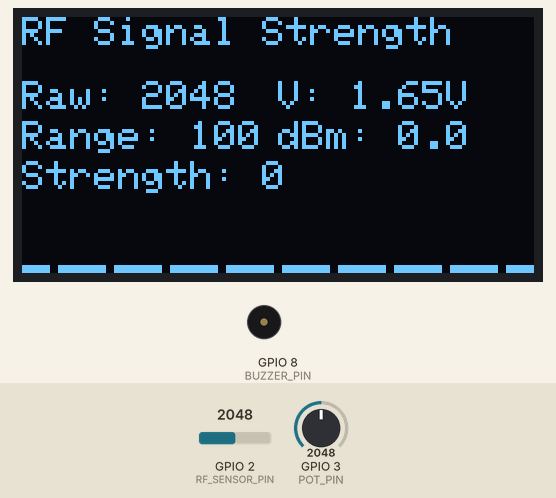
Simulated run of this sketch. Board: ESP32-S3. Parts: 128×64 one-colour display, buzzer (waves = sounding). The test bench sets the inputs (shaded band); at power-on: GPIO 2 (RF_SENSOR_PIN) = 2048, GPIO 3 (POT_PIN) = 2048. What the sketch prints to the serial monitor is not drawn.

Above: at 11.8 s.
11.9 s: GPIO 2 (RF_SENSOR_PIN) set to 2121
At 12.09 s:
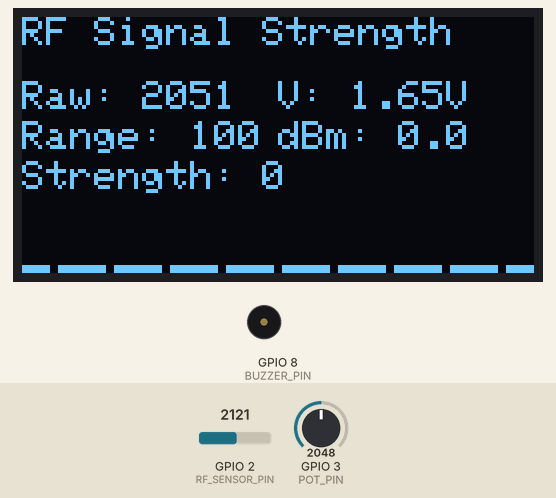
13.8 s: GPIO 3 (POT_PIN) set to 22
At 14.4 s:
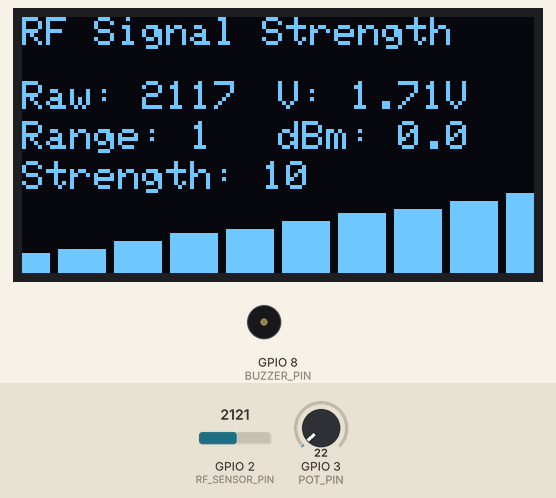
15.4 s: GPIO 3 (POT_PIN) set to 18
At 16.6 s:
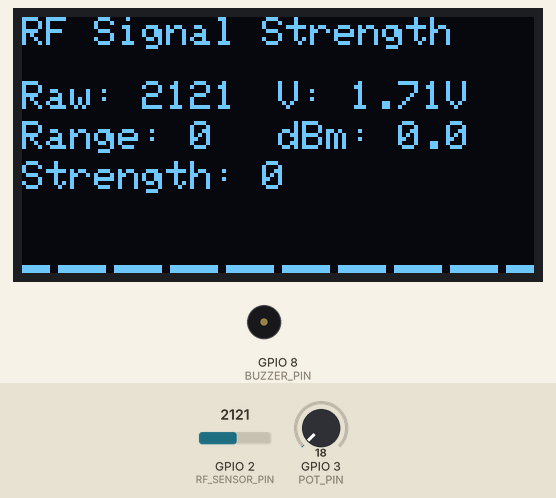
16.9 s: GPIO 2 (RF_SENSOR_PIN) set to 2047
At 17.01 s:
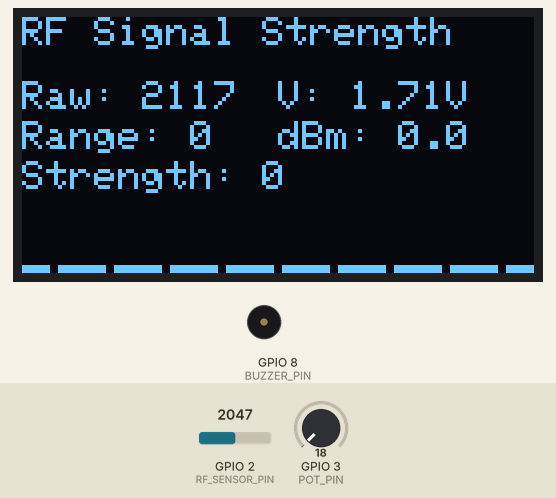
18.4 s: GPIO 3 (POT_PIN) set to 140
At 19.7 s:
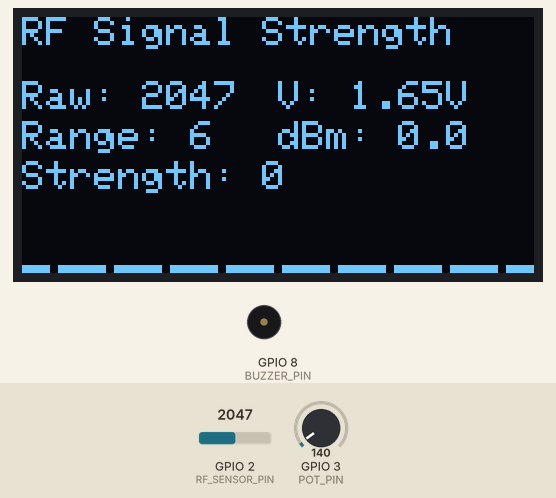
19.9 s: GPIO 2 (RF_SENSOR_PIN) set to 1228
At 20.04 s:
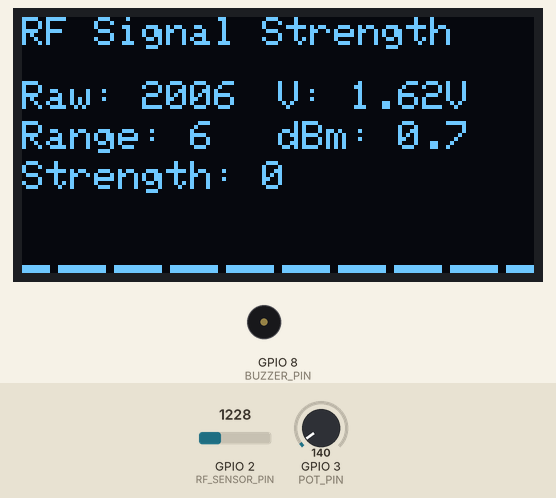
Timing chart, 0 to 22.4 s (numbered marks = the images above; inputs shaded):
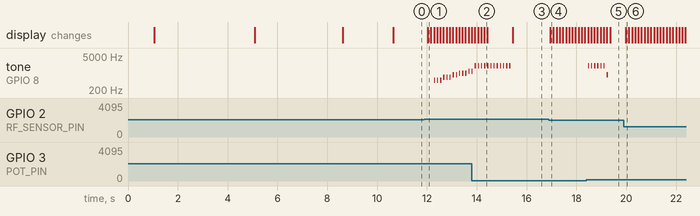

The sketch:

XAIO_Rf_Hunter.ino
```cpp
#include <Arduino.h>
#include <Wire.h>
#include <Adafruit_GFX.h>
#include <Adafruit_SSD1306.h>
#include <math.h>

/*
Wiring Guide for RF Signal Scanner:

Power Circuit:
1. Boost Converter A OUT+ (adjusted to 9V) -> AD8317 VCC
2. Boost Converter B OUT+ (adjusted to 5V) -> XAIO VCC In

Signal and Control:
7. AD8317 VOUT -> D0 (GPIO2) - ADC capable
8. Potentiometer VCC -> XAIO 3.3V
9. Potentiometer GND -> XAIO GND
10. Potentiometer Wiper -> D1 (GPIO3) - ADC capable
11. OLED Display VCC -> XAIO 3.3V
12. OLED Display GND -> XAIO GND
13. OLED Display SDA -> D4 (GPIO21)
14. OLED Display SCL -> D5 (GPIO20)
15. Piezo Buzzer positive -> D8 (GPIO8) - digital output
16. Piezo Buzzer negative -> XAIO GND

Notes:
- The power switch controls the main Ground flow from the battery.
- u103 potentiometer pinout 3.3v - D1 - Ground

*/

#define SCREEN_WIDTH 128 // OLED display width, in pixels
#define SCREEN_HEIGHT 64 // OLED display height, in pixels

// Pin definitions for ESP32
#define RF_SENSOR_PIN 2     // D0 (GPIO2) - ADC capable
#define POT_PIN 3           // D1 (GPIO3) - ADC capable
#define OLED_SDA 6         // D4 (GPIO21)
#define OLED_SCL 7         // D5 (GPIO20)
#define BUZZER_PIN 8        // D8 (GPIO8) - digital output

Adafruit_SSD1306 display(SCREEN_WIDTH, SCREEN_HEIGHT, &Wire, -1);

/* -------- Boot Logo Bitmap -------- */
#define LOGO_WIDTH  128
#define LOGO_HEIGHT 64

// 'logo black white', 128x64px
const unsigned char epd_bitmap_logo_black_white [] PROGMEM = {
	0x00, 0x00, 0x00, 0x00, 0x00, 0x00, 0x00, 0x00, 0x00, 0x00, 0x00, 0x00, 0x00, 0x00, 0x00, 0x00,
	0x00, 0x00, 0x00, 0x00, 0x00, 0x00, 0x00, 0x00, 0x00, 0x00, 0x00, 0x00, 0x00, 0x00, 0x00, 0x00,
	0x00, 0x00, 0x00, 0x00, 0x00, 0x00, 0x00, 0x00, 0x00, 0x00, 0x00, 0x00, 0x00, 0x00, 0x00, 0x00,
	0x00, 0x00, 0x00, 0x00, 0x00, 0x00, 0x00, 0x00, 0x00, 0x00, 0x00, 0x00, 0x00, 0x00, 0x00, 0x00,
	0x00, 0x00, 0x00, 0x00, 0x00, 0x00, 0x00, 0x00, 0x00, 0x00, 0x00, 0x00, 0x00, 0x00, 0x00, 0x00,
	0x00, 0x00, 0x00, 0x00, 0x00, 0x00, 0x00, 0x00, 0x00, 0x00, 0x00, 0x00, 0x00, 0x00, 0x00, 0x00,
	0x00, 0x00, 0x00, 0x00, 0x00, 0x00, 0x00, 0x00, 0x00, 0x00, 0x00, 0x00, 0x00, 0x00, 0x00, 0x00,
	0x00, 0x00, 0x00, 0x00, 0x00, 0x00, 0x00, 0x00, 0x00, 0x00, 0x00, 0x00, 0x00, 0x00, 0x00, 0x00,
	0x00, 0x00, 0x00, 0x00, 0x00, 0x00, 0x00, 0x00, 0x00, 0x00, 0x00, 0x00, 0x00, 0x00, 0x00, 0x00,
	0x00, 0x00, 0x00, 0x00, 0x00, 0x00, 0x00, 0x00, 0x00, 0x00, 0x00, 0x00, 0x00, 0x00, 0x00, 0x00,
	0x00, 0x00, 0x00, 0x00, 0x00, 0x00, 0x00, 0x00, 0x00, 0x00, 0x00, 0x00, 0x00, 0x00, 0x00, 0x00,
	0x00, 0x00, 0x00, 0x00, 0x00, 0x00, 0x00, 0x00, 0x00, 0x00, 0x00, 0x00, 0x00, 0x00, 0x00, 0x00,
	0x00, 0x00, 0x00, 0x00, 0x00, 0x00, 0x00, 0x00, 0x00, 0x00, 0x00, 0x00, 0x00, 0x00, 0x00, 0x00,
	0x00, 0x00, 0x00, 0x00, 0x00, 0x00, 0x00, 0x00, 0x00, 0x00, 0x00, 0x00, 0x00, 0x00, 0x00, 0x00,
	0x00, 0x00, 0x00, 0x00, 0x00, 0x00, 0x00, 0x00, 0x00, 0x00, 0x00, 0x00, 0x00, 0x00, 0x00, 0x00,
	0x00, 0x00, 0x00, 0x00, 0x00, 0x00, 0x00, 0x00, 0x00, 0x00, 0x00, 0x00, 0x00, 0x00, 0x00, 0x00,
	0x00, 0x00, 0x00, 0x00, 0x00, 0x00, 0x00, 0x00, 0x00, 0x00, 0x00, 0x00, 0x00, 0x00, 0x00, 0x00,
	0x00, 0x00, 0x00, 0x00, 0x00, 0x00, 0x00, 0x00, 0x00, 0x00, 0x00, 0x00, 0x00, 0x00, 0x00, 0x00,
	0x00, 0x00, 0x00, 0x00, 0x00, 0x00, 0x00, 0x00, 0x00, 0x00, 0x00, 0x00, 0x00, 0x00, 0x00, 0x00,
	0x00, 0x00, 0x00, 0x00, 0x00, 0x00, 0x00, 0x00, 0x00, 0x00, 0x00, 0x00, 0x00, 0x00, 0x00, 0x00,
	0x00, 0x00, 0x3f, 0xff, 0xfc, 0x00, 0x00, 0x00, 0x00, 0x00, 0x00, 0x7f, 0xff, 0xfc, 0x00, 0x00,
	0x00, 0x00, 0x10, 0x00, 0x03, 0xff, 0xf9, 0xff, 0xff, 0xfe, 0x7f, 0x80, 0x00, 0x08, 0x00, 0x00,
	0x00, 0x00, 0x09, 0xff, 0xfc, 0x00, 0x00, 0x00, 0x00, 0x00, 0x00, 0x7f, 0xff, 0x90, 0x00, 0x00,
	0x00, 0x00, 0x04, 0xff, 0xfe, 0x70, 0x71, 0xff, 0x8f, 0xfe, 0x79, 0xff, 0xff, 0x20, 0x00, 0x00,
	0x00, 0x00, 0x02, 0x00, 0x1e, 0x70, 0x73, 0xff, 0x1f, 0xf8, 0x79, 0xe0, 0x7c, 0x40, 0x00, 0x00,
	0x00, 0x00, 0x01, 0x00, 0x1e, 0x70, 0x73, 0xc0, 0x1e, 0x00, 0x79, 0xe0, 0x00, 0x00, 0x00, 0x00,
	0x00, 0x00, 0x01, 0x38, 0x1e, 0x70, 0x73, 0xcf, 0xde, 0x3e, 0x79, 0xff, 0xc4, 0x00, 0x00, 0x00,
	0x00, 0x00, 0x00, 0x38, 0x1e, 0x70, 0x73, 0xc3, 0xde, 0x1e, 0x79, 0xff, 0x84, 0x00, 0x00, 0x00,
	0x00, 0x00, 0x01, 0x38, 0x1e, 0x70, 0x73, 0xc3, 0xde, 0x1e, 0x79, 0xe0, 0x04, 0x00, 0x00, 0x00,
	0x00, 0x00, 0x01, 0x38, 0x3e, 0x7f, 0xf3, 0xff, 0xdf, 0xfe, 0x79, 0xe0, 0x01, 0x00, 0x00, 0x00,
	0x00, 0x00, 0x01, 0x3f, 0xfc, 0x7f, 0xf1, 0xff, 0xcf, 0xfe, 0x79, 0xff, 0xf1, 0x00, 0x00, 0x00,
	0x00, 0x00, 0x01, 0x3f, 0xf8, 0x00, 0x00, 0x00, 0x00, 0x00, 0x00, 0xff, 0xf9, 0x00, 0x00, 0x00,
	0x00, 0x00, 0x01, 0x3f, 0x80, 0x00, 0x00, 0x00, 0x00, 0x00, 0x00, 0x03, 0xfc, 0x80, 0x00, 0x00,
	0x00, 0x00, 0x02, 0xf0, 0x00, 0x07, 0xfb, 0xf9, 0xf9, 0x8c, 0x00, 0x00, 0x0e, 0x40, 0x00, 0x00,
	0x00, 0x00, 0x08, 0x00, 0x7e, 0x00, 0xc3, 0x83, 0x81, 0xfc, 0x07, 0xf0, 0x00, 0x20, 0x00, 0x00,
	0x00, 0x00, 0x10, 0x00, 0x1f, 0xc0, 0xc3, 0x83, 0x81, 0x8c, 0x1f, 0xe0, 0x01, 0x08, 0x00, 0x00,
	0x00, 0x00, 0x30, 0x00, 0x00, 0x30, 0xc3, 0xf9, 0xf9, 0x8c, 0x60, 0x00, 0x00, 0x0c, 0x00, 0x00,
	0x00, 0x00, 0x00, 0x00, 0x00, 0xc8, 0x00, 0x00, 0x00, 0x00, 0x9e, 0x00, 0x00, 0x00, 0x00, 0x00,
	0x00, 0x00, 0x00, 0x00, 0x00, 0x33, 0xfe, 0x00, 0x01, 0xff, 0x30, 0x00, 0x00, 0x00, 0x00, 0x00,
	0x00, 0x00, 0x00, 0x00, 0x00, 0x0f, 0xfd, 0xc7, 0x8e, 0xff, 0xc0, 0x00, 0x00, 0x00, 0x00, 0x00,
	0x00, 0x00, 0x00, 0x00, 0x00, 0x00, 0x03, 0x70, 0x3f, 0x80, 0x00, 0x00, 0x00, 0x00, 0x00, 0x00,
	0x00, 0x00, 0x00, 0x00, 0x00, 0x00, 0x00, 0x3c, 0xf0, 0x00, 0x00, 0x00, 0x00, 0x00, 0x00, 0x00,
	0x00, 0x00, 0x00, 0x00, 0x00, 0x00, 0x00, 0x0f, 0xc0, 0x00, 0x00, 0x00, 0x00, 0x00, 0x00, 0x00,
	0x00, 0x00, 0x00, 0x00, 0x00, 0x00, 0x00, 0x03, 0x00, 0x00, 0x00, 0x00, 0x00, 0x00, 0x00, 0x00,
	0x00, 0x00, 0x00, 0x00, 0x00, 0x00, 0x00, 0x00, 0x00, 0x00, 0x00, 0x00, 0x00, 0x00, 0x00, 0x00,
	0x00, 0x00, 0x00, 0x00, 0x00, 0x00, 0x00, 0x00, 0x00, 0x00, 0x00, 0x00, 0x00, 0x00, 0x00, 0x00,
	0x00, 0x00, 0x00, 0x00, 0x00, 0x00, 0x00, 0x00, 0x00, 0x00, 0x00, 0x00, 0x00, 0x00, 0x00, 0x00,
	0x00, 0x00, 0x00, 0x00, 0x00, 0x00, 0x00, 0x00, 0x00, 0x00, 0x00, 0x00, 0x00, 0x00, 0x00, 0x00,
	0x00, 0x00, 0x00, 0x00, 0x00, 0x00, 0x00, 0x00, 0x00, 0x00, 0x00, 0x00, 0x00, 0x00, 0x00, 0x00,
	0x00, 0x00, 0x00, 0x00, 0x00, 0x00, 0x00, 0x00, 0x00, 0x00, 0x00, 0x00, 0x00, 0x00, 0x00, 0x00,
	0x00, 0x00, 0x00, 0x00, 0x00, 0x00, 0x00, 0x00, 0x00, 0x00, 0x00, 0x00, 0x00, 0x00, 0x00, 0x00,
	0x00, 0x00, 0x00, 0x00, 0x00, 0x00, 0x00, 0x00, 0x00, 0x00, 0x00, 0x00, 0x00, 0x00, 0x00, 0x00,
	0x00, 0x00, 0x00, 0x00, 0x00, 0x00, 0x00, 0x00, 0x00, 0x00, 0x00, 0x00, 0x00, 0x00, 0x00, 0x00,
	0x00, 0x00, 0x00, 0x00, 0x00, 0x00, 0x00, 0x00, 0x00, 0x00, 0x00, 0x00, 0x00, 0x00, 0x00, 0x00,
	0x00, 0x00, 0x00, 0x00, 0x00, 0x00, 0x00, 0x00, 0x00, 0x00, 0x00, 0x00, 0x00, 0x00, 0x00, 0x00,
	0x00, 0x00, 0x00, 0x00, 0x00, 0x00, 0x00, 0x00, 0x00, 0x00, 0x00, 0x00, 0x00, 0x00, 0x00, 0x00,
	0x00, 0x00, 0x00, 0x00, 0x00, 0x00, 0x00, 0x00, 0x00, 0x00, 0x00, 0x00, 0x00, 0x00, 0x00, 0x00,
	0x00, 0x00, 0x00, 0x00, 0x00, 0x00, 0x00, 0x00, 0x00, 0x00, 0x00, 0x00, 0x00, 0x00, 0x00, 0x00,
	0x00, 0x00, 0x00, 0x00, 0x00, 0x00, 0x00, 0x00, 0x00, 0x00, 0x00, 0x00, 0x00, 0x00, 0x00, 0x00,
	0x00, 0x00, 0x00, 0x00, 0x00, 0x00, 0x00, 0x00, 0x00, 0x00, 0x00, 0x00, 0x00, 0x00, 0x00, 0x00,
	0x00, 0x00, 0x00, 0x00, 0x00, 0x00, 0x00, 0x00, 0x00, 0x00, 0x00, 0x00, 0x00, 0x00, 0x00, 0x00,
	0x00, 0x00, 0x00, 0x00, 0x00, 0x00, 0x00, 0x00, 0x00, 0x00, 0x00, 0x00, 0x00, 0x00, 0x00, 0x00,
	0x00, 0x00, 0x00, 0x00, 0x00, 0x00, 0x00, 0x00, 0x00, 0x00, 0x00, 0x00, 0x00, 0x00, 0x00, 0x00,
	0x00, 0x00, 0x00, 0x00, 0x00, 0x00, 0x00, 0x00, 0x00, 0x00, 0x00, 0x00, 0x00, 0x00, 0x00, 0x00
};

// Array of all bitmaps for convenience. (Total bytes used to store images in PROGMEM = 1040)
const int epd_bitmap_allArray_LEN = 1;
const unsigned char* epd_bitmap_allArray[1] = {
	epd_bitmap_logo_black_white
};

const int numReadings = 20;
int readings[numReadings];
int readIndex = 0;
long total = 0;

int baselineRaw = 0;
int minRaw = 4095;  // ESP32 ADC is 12-bit (0-4095)
int maxRaw = 0;

float rawToVoltage(int raw) {
  return raw * (3.3f / 4095.0f);  // ESP32 ADC is 12-bit
}

int getBaselineRange() {
  int potValue = analogRead(POT_PIN);
  // Map potentiometer value to 0-200 range
  return map(potValue, 0, 4095, 0, 200);
}

// AD8317 specific constants
const float V_MIN = 0.33f;  // Minimum output voltage
const float V_MAX = 1.65f;  // Maximum output voltage
const float SLOPE = -22.0f; // mV/dB
const float INTERCEPT = 0.0f; // dBm at V_MAX (adjusted)

float voltageTodBm(float voltage) {
  if (voltage < V_MIN) return -70.0f;
  if (voltage > V_MAX) return 0.0f;
  return SLOPE * (voltage - V_MAX) + INTERCEPT;
}

void showBootLogo() {
  display.clearDisplay();
  int x = (SCREEN_WIDTH  - LOGO_WIDTH)  / 2;
  int y = (SCREEN_HEIGHT - LOGO_HEIGHT) / 2;

  display.drawBitmap(
    x, y,
    epd_bitmap_logo_black_white,
    LOGO_WIDTH, LOGO_HEIGHT,
    SSD1306_WHITE
  );

  display.display();
  delay(4000);  // show logo for 4 seconds
}

void setup() {
  Serial.begin(115200);
  delay(1000);
  Serial.println(F("\n\nRF Signal Scanner - ESP32 with AD8317"));

  // Initialize I2C communication for the display
  Wire.begin(OLED_SDA, OLED_SCL);

  // Try to initialize the display multiple times if needed
  bool displayInitialized = false;
  for (int attempt = 0; attempt < 3 && !displayInitialized; attempt++) {
    if (display.begin(SSD1306_SWITCHCAPVCC, 0x3C)) {
      displayInitialized = true;
    } else {
      Serial.println(F("SSD1306 allocation failed, retrying..."));
      // Perform a soft reset by reinitializing I2C
      Wire.end();
      delay(100);
      Wire.begin(OLED_SDA, OLED_SCL);
      delay(100);
    }
  }

  if (!displayInitialized) {
    Serial.println(F("SSD1306 allocation failed after multiple attempts"));
    // You can decide to continue or halt the program here
  } else {
    showBootLogo();
    display.clearDisplay();
    display.setTextSize(1);
    display.setTextColor(SSD1306_WHITE);

    // Display initialization success message
    display.setCursor(0, 0);
    display.println(F("TURN OFF ALL DEVICES"));
    display.display();
    delay(2500);
  }

  pinMode(RF_SENSOR_PIN, INPUT);
  pinMode(POT_PIN, INPUT);
  pinMode(BUZZER_PIN, OUTPUT);

  // Establish baseline
  long sum = 0;
  for (int i = 0; i < 100; i++) {
    sum += analogRead(RF_SENSOR_PIN);
    delay(10);
  }
  baselineRaw = sum / 100;
  minRaw = maxRaw = baselineRaw;

  Serial.print(F("Baseline Raw: "));
  Serial.println(baselineRaw);

  display.clearDisplay();
  display.setCursor(0, 0);
  display.println(F("RF Signal Scanner"));
  display.setCursor(0, 16);
  display.print(F("Baseline: "));
  display.println(baselineRaw);
  display.display();
  delay(2000);

  for (int i = 0; i < numReadings; i++) {
    readings[i] = baselineRaw;
  }
  total = baselineRaw * numReadings;

  Serial.println(F("Setup complete"));
}


void loop() {
  int baselineRange = getBaselineRange();

  total = total - readings[readIndex];
  readings[readIndex] = analogRead(RF_SENSOR_PIN);
  total = total + readings[readIndex];
  readIndex = (readIndex + 1) % numReadings;

  int average = total / numReadings;

  if (average < minRaw) minRaw = average;
  if (average > maxRaw) maxRaw = average;

  float voltage = rawToVoltage(average);
  float dBm = voltageTodBm(voltage);
  int signalStrength = 0;
  if (baselineRange > 0) {
    signalStrength = map(average, baselineRaw, baselineRaw + baselineRange, 0, 10);
    signalStrength = constrain(signalStrength, 0, 10);
  }

  Serial.print(F("Raw: "));
  Serial.print(average);
  Serial.print(F(" Range: "));
  Serial.print(baselineRange);
  Serial.print(F(" V: "));
  Serial.print(voltage, 3);
  Serial.print(F("V dBm: "));
  Serial.print(dBm, 1);
  Serial.print(F(" Strength: "));
  Serial.println(signalStrength);

  display.clearDisplay();

  // Title
  display.setTextSize(1);
  display.setCursor(0, 0);
  display.println(F("RF Signal Strength"));

  // Raw value and voltage
  display.setCursor(0, 16);
  display.print(F("Raw: "));
  display.print(average);
  display.setCursor(64, 16);
  display.print(F("V: "));
  display.print(voltage, 2);
  display.print(F("V"));

  // Range and dBm
  display.setCursor(0, 26);
  display.print(F("Range: "));
  display.print(baselineRange);
  display.setCursor(64, 26);
  display.print(F("dBm: "));
  display.print(dBm, 1);

  // Signal strength
  display.setCursor(0, 36);
  display.print(F("Strength: "));
  display.print(signalStrength);

  // Draw signal strength bars
  int barWidth = 12;
  int barSpacing = 2;
  int startX = (SCREEN_WIDTH - (barWidth * 10 + barSpacing * 9)) / 2;
  int barMaxHeight = 20;

  for (int i = 0; i < 10; i++) {
    int barHeight = (i < signalStrength) ? map(i, 0, 9, 5, barMaxHeight) : 2;
    display.fillRect(startX + i * (barWidth + barSpacing), SCREEN_HEIGHT - barHeight, barWidth, barHeight, SSD1306_WHITE);
  }

  display.display();

  // Beep based on signal strength
  if (signalStrength > 0) {
    int freq = map(signalStrength, 1, 10, 500, 2000);
    tone(BUZZER_PIN, freq, 50);
  }

  delay(100);
}
```

Measured:
- the behaviour switches between 2057 and 2058 on GPIO 2 (RF_SENSOR_PIN) (found by bisection; images 0 and 1)
- the behaviour switches between 21 and 20 on GPIO 3 (POT_PIN) (found by bisection; images 2 and 3)
- after the input at 11.9 s, tone on GPIO 8 (BUZZER_PIN): plays 500 Hz for 0.05 s, 500 Hz for 0.05 s, 500 Hz for 0.05 s, 666 Hz for 0.05 s, 666 Hz for 0.05 s, 666 Hz for 0.05 s … (13 notes in this stretch), starting after 0.38 s; the display: changes after 0.13 s (image 1)
- after the input at 15.4 s, tone on GPIO 8 (BUZZER_PIN): stops changing and stays silent; the display: changes at once (image 3)
- after the input at 16.9 s, the display: changes after 0.05 s (image 4)
- after the input at 18.4 s, tone on GPIO 8 (BUZZER_PIN): plays 2000 Hz for 0.05 s, 2000 Hz for 0.05 s, 2000 Hz for 0.05 s, 2000 Hz for 0.05 s, 2000 Hz for 0.05 s, 2000 Hz for 0.05 s … (7 notes in this stretch), starting after 0.07 s
- after the input at 19.9 s, the display: changes after 0.08 s (image 6)
